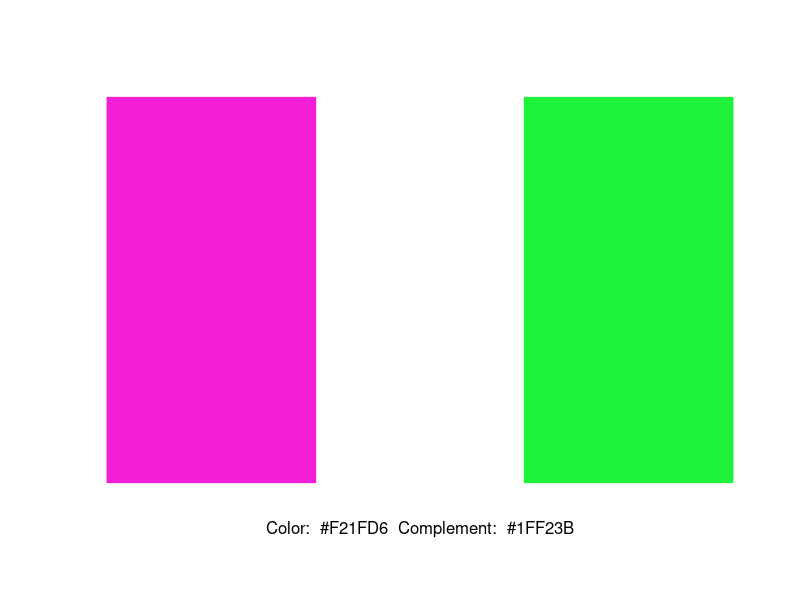

The R source for this figure:
## ---- chunk 1

    # Function to convert hue to RGB, which we need to define in knitr BEFORE we use it.
hue_2_rgb <- function(v1, v2, vhue) {
  if (vhue < 0)
  {
    vhue <- vhue + 1
  }
  
  if (vhue > 1)
  {
    vhue <- vhue - 1
  }
  
  if ((6 * vhue) < 1)
  {
    v1 + (v2 - v1) * 6 * vhue
  }
  else if ((2 * vhue) < 1)
  {
    v2
  }
  else if ((3 * vhue) < 2)
  {
    v1 + (v2 - v1) * ((2 / 3 - vhue) * 6)
  }
  else
  {
    v1
  }
}

     # We need to split out the RGB color into its red, green, and blue components. 
      allColor <- "#F21FD6"
      rcolorHex <- substr(allColor, 2, 3)
      gcolorHex <- substr(allColor, 4, 5)
      bcolorHex <- substr(allColor, 6, 7)
      
      # The RGB colors are in hexadecimal, so we will need to convert the values from hex into decimal.
      rcolor <- strtoi(rcolorHex, 16)
      gcolor <- strtoi(gcolorHex, 16)
      bcolor <- strtoi(bcolorHex, 16)
      
      # Let's set a seed for how the other colors are generated
      set.seed(rcolor)
      
      # Let's normalize the values to 255, which is the maximum value for each color component
      rcolorNorm <- rcolor/255
      gcolorNorm <- gcolor/255 
      bcolorNorm <- bcolor/255
      
      # I am adapting the RGB to HSL conversion code from what I found written in PHP at serennu.com,
      # http://serennu.com/colour/rgbtohsl.php
      
      # which.min returns the index of the minimum value, not the actual minimum value
      rgb_vector <- c(rcolorNorm, gcolorNorm, bcolorNorm)
      var_min <- which.min(rgb_vector)
      value_min <- rgb_vector[var_min]
      var_max <- which.max(rgb_vector)
      value_max <- rgb_vector[var_max]
      # delta_max is the total range between max and min values
      delta_max <- value_max - value_min
      
      # And it looks like l, for lightness, is the midpoint between the max and the min values
      lightness <- (value_max + value_min) / 2
      
        if (lightness < 0.5) { saturation <- delta_max / (value_max + value_min) } else {
          saturation <- delta_max / (2 - value_max - value_min)
        };
        
        # I am adapting the RGB to HSL conversion code from what I found written in PHP at serennu.com,
        # http://serennu.com/colour/rgbtohsl.php.
        
        delta_r <- (((value_max - rcolorNorm) / 6) + (delta_max / 2)) / delta_max
        delta_g <- (((value_max - gcolorNorm) / 6) + (delta_max / 2)) / delta_max
        delta_b <- (((value_max - bcolorNorm) / 6) + (delta_max / 2)) / delta_max
        
        if (rcolorNorm == value_max) { hue <- delta_b - delta_g } else if (gcolorNorm == value_max) { hue <- (1 / 3) + delta_r - delta_b } else if (bcolorNorm  == value_max) { hue <- (2 / 3) + delta_g - delta_r }
        
                # The hue gets mapped to a square that goes from 0 to 1 in both dimensions, so if the
        # adjusted value falls outside of this box, map it back into the box.
        if (hue < 0)
        {
          hue <- hue + 1
        }
        
        if (hue > 1)
        {
          hue <- hue - 1
        }
      
      # The exact complement is just 0.5 off from our input hue
      hueComplement <- hue + 0.5
      if (hueComplement > 1)
      {
        hueComplement <- hueComplement - 1
      }
      
         if (lightness < 0.5) { var2 <- lightness * (1 + saturation) } else { var2 <- (lightness + saturation) - (saturation * lightness) }
    
    var1 <- 2 * lightness - var2;
    r <- 255 * hue_2_rgb(var1,var2,hueComplement + (1 / 3))
    g <- 255 * hue_2_rgb(var1,var2,hueComplement)
    b <- 255 * hue_2_rgb(var1,var2,hueComplement - (1 / 3))
    
   rgbComplement <- rgb(round(r), round(g), round(b), maxColorValue=255)


      yy<-c(0,0,1,1)
      xx<-c(0,1,1,0)
      xxAll <- c(0,3,3,0)
      plot(xxAll, yy, axes=FALSE, ann=FALSE, type='n')
      polygon(xx, yy, col="#F21FD6", border="#F21FD6")
      
      xx2<-c(0,1,1,0) + 2
      polygon(xx2, yy, col=rgbComplement, border=rgbComplement)
      
           # We also write a list of the RGB colors that we actually generated here.
      mtext(paste("Color: ", "#F21FD6", " Complement: ", rgbComplement),side=1,line=1)

